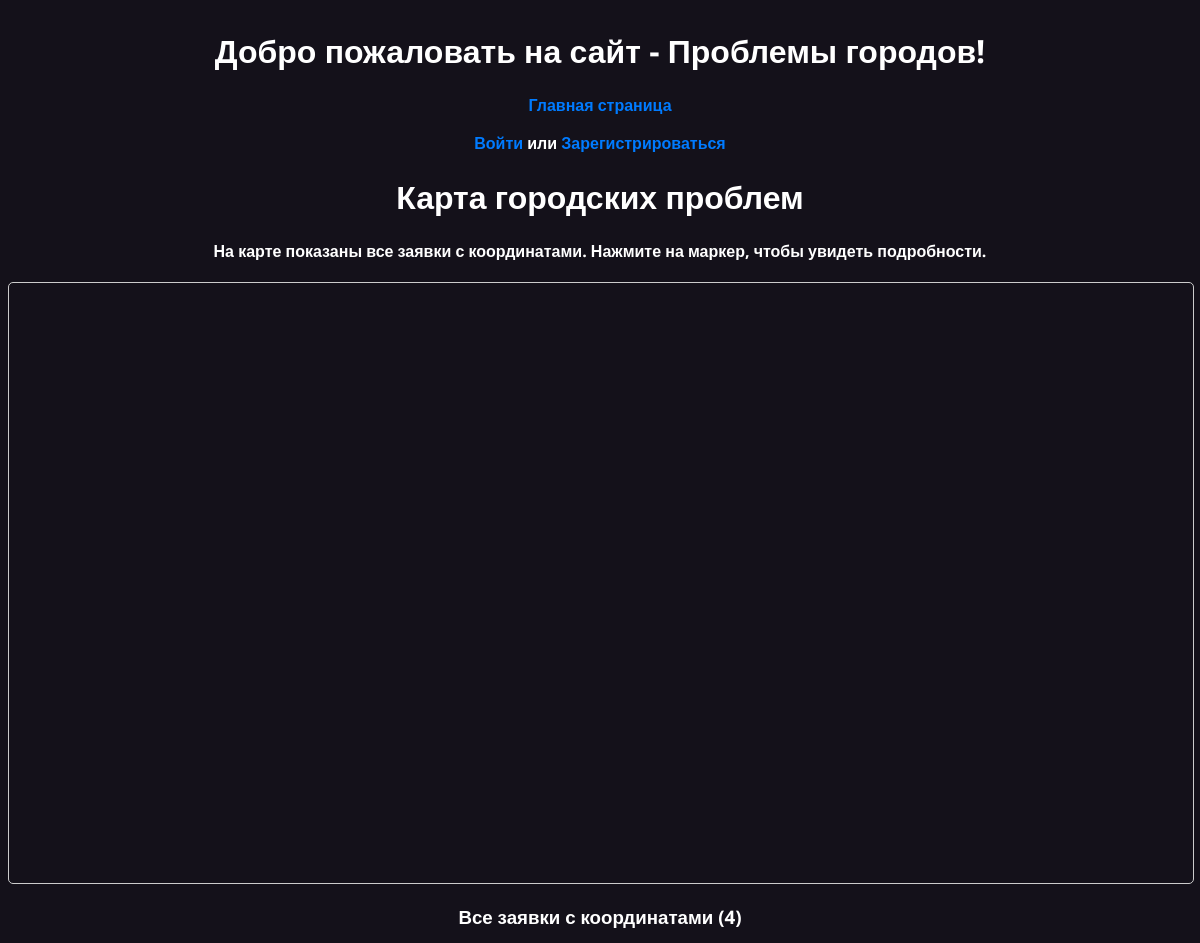
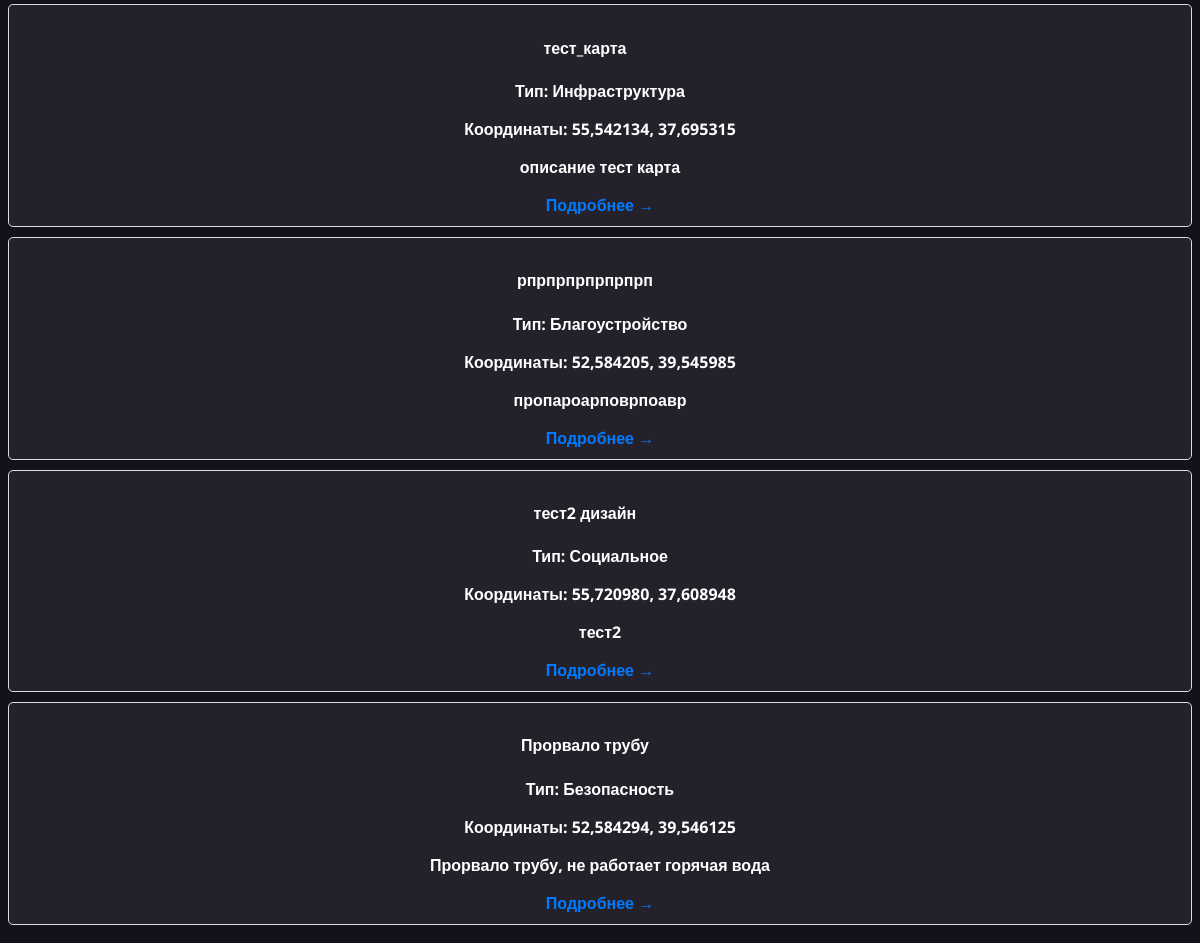
Screenshot of /map/ with the database file from the repository (2 pictures, top to bottom).
### my_app/models.py (models this page shows, shortened)
class Problem(models.Model):
    objects = None
    PROBLEM_TYPES = (
      ('infrastructure', 'Инфраструктура'),
      ('safety', 'Безопасность'),
      ('beautification', 'Благоустройство'),
      ('social', 'Социальное'),
      ('other', 'Другое'),
    )
    STATUS_CHOICES = (
      ('new', 'Новая'),
      ('in_progress', 'В процессе'),
      ('completed', 'Решена'),
      ('rejected', 'Отклонена'),
    )
    title = models.CharField(max_length=100, verbose_name="Название", null=False, blank=False)
    description = models.TextField(max_length=1000, verbose_name="Описание", null=False, blank=False)
    picture = models.ImageField(upload_to='images', verbose_name="Фото", null=True, blank=True)
    problem_type = models.CharField(max_length=50, choices=PROBLEM_TYPES)
    address = models.CharField(max_length=300, verbose_name="Адрес обьекта", null=False, blank=False)
    status = models.CharField(max_length=50, choices=STATUS_CHOICES)
    latitude = models.FloatField(verbose_name="Широта", null=True, blank=True)
    longitude = models.FloatField(verbose_name="Долгота", null=True, blank=True)
    create_time = models.DateTimeField(default=timezone.now, verbose_name="Дата создания")
    def get_absolute_url(self):
      return reverse('problem_detail', kwargs={'pk': self.pk})

### my_app/views.py (the view)
# urls.py: path('map/', views.map, name='map'),
def map(request):
  problems = Problem.objects.exclude(latitude__isnull=True).exclude(longitude__isnull=True)
  problems_data = []
  for problem in problems:
    coords = {
      'lat': problem.latitude,
      'lng': problem.longitude,
      'title': problem.title,
      'description': problem.description[:100] + '...' if len(problem.description) > 100 else problem.description,
      'type': problem.get_problem_type_display(),
      'status': problem.get_status_display(),
      'url': problem.get_absolute_url()
    }
    problems_data.append(coords)
  return render(request, 'map.html', {'problems': problems_data, 'form': ProblemForm()})

### my_app/templates/map.html (shortened to what this page needs)
{% extends "base.html" %}
{% block extra_head %}
<link rel="stylesheet" href="https://unpkg.com/leaflet@1.9.4/dist/leaflet.css" />
{% endblock %}
{% block content %}
<div class="container">
    <h1>Карта городских проблем</h1>
    <div class="map-container">
        <p>На карте показаны все заявки с координатами. Нажмите на маркер, чтобы увидеть подробности.</p>
        <div id="map"></div>
    </div>
    <div class="problem-list">
        <h3>Все заявки с координатами ({{ problems|length }})</h3>
        {% if problems %}
            {% for problem in problems %}
                <div class="problem-item">
                    <h4>
                        {{ problem.title }}
                        <span class="status-badge status-{{ problem.status|lower }}">{{ problem.status }}</span>
                    </h4>
                    <p><strong>Тип:</strong> {{ problem.type }}</p>
                    <p><strong>Координаты:</strong> {{ problem.lat|floatformat:6 }}, {{ problem.lng|floatformat:6 }}</p>
                    <p>{{ problem.description }}</p>
                    <a href="{{ problem.url }}">Подробнее →</a>
                </div>
            {% endfor %}
        {% else %}
            <p>Пока нет заявок с указанными координатами.</p>
            <a href="{% url 'problem_create' %}" class="btn btn-primary">Создать первую заявку</a>
        {% endif %}
    </div>
</div>
{% endblock %}

### my_app/templates/base.html (shortened to what this page needs)
<!DOCTYPE html>
<html lang="en">
<head>
    {% block extra_head %}{% endblock %}
    <h1>Добро пожаловать на сайт - Проблемы городов!</h1>
</head>
<body>
    <div>
        <a href="{% url 'index' %}">Главная страница</a>
        {% if user.is_authenticated %}
            <p>Привет, {{ user.username }}!</p>
            <div class="panel">
              <h3>
                <a href="{% url 'map' %}">Карта проблем</a>
                <a href="{% url 'logout' %}">Выйти</a>
                <a href="{% url 'problem_create' %}">Создать заявку о проблеме</a>
                <a href="{% url 'problem_list' %}">Заявки</a>
            </h3>
            </div>
        {% else %}
            <p>
                <a href="{% url 'login' %}">Войти </a>
                или
                <a href="{% url 'registration' %}">Зарегистрироваться</a>
            </p>
        {% endif %}
    </div>
    <div>
      {% block content %} {% endblock %}
    </div>
</body>
</html>

### my_app/templates/base.html (style rules this page uses)
html { display: grid; text-align: center; color: white; background-color: #14111A; font-family: "Open Sans", sans-serif; font-optical-sizing: auto; font-weight: 655; font-style: normal; font-variation-settings: "wdth" 91.8; }
a { text-decoration: none; color: #007bff; }

### my_app/templates/map.html (style rules this page uses)
#map { height: 600px; width: 100%; margin: 20px 0; border: 1px solid #ccc; border-radius: 5px; }
.map-container { margin: 20px 0; }
.problem-list { margin-top: 20px; }
.problem-item { border: 0.5px solid #ddd; padding: 10px; margin-bottom: 10px; border-radius: 5px; background-color: #24212B; }
.status-badge { display: inline-block; padding: 2px 8px; border-radius: 10px; font-size: 0.8em; margin-left: 10px; }

### rows the page displays
Problem: title "тест_карта", lat "55,542134", lng "37,695315", description "описание тест карта"
Problem: title "рпрпрпрпрпрпрп", lat "52,584205", lng "39,545985", description "пропароарповрпоавр"
Problem: title "тест2 дизайн", lat "55,720980", lng "37,608948", description "тест2"
Problem: title "Прорвало трубу", lat "52,584294", lng "39,546125", description "Прорвало трубу, не работает горячая вода"

### other values shown
{{ problems|length }} "4"
{{ problem.type }} "Инфраструктура" "Благоустройство" "Социальное" "Безопасность"
